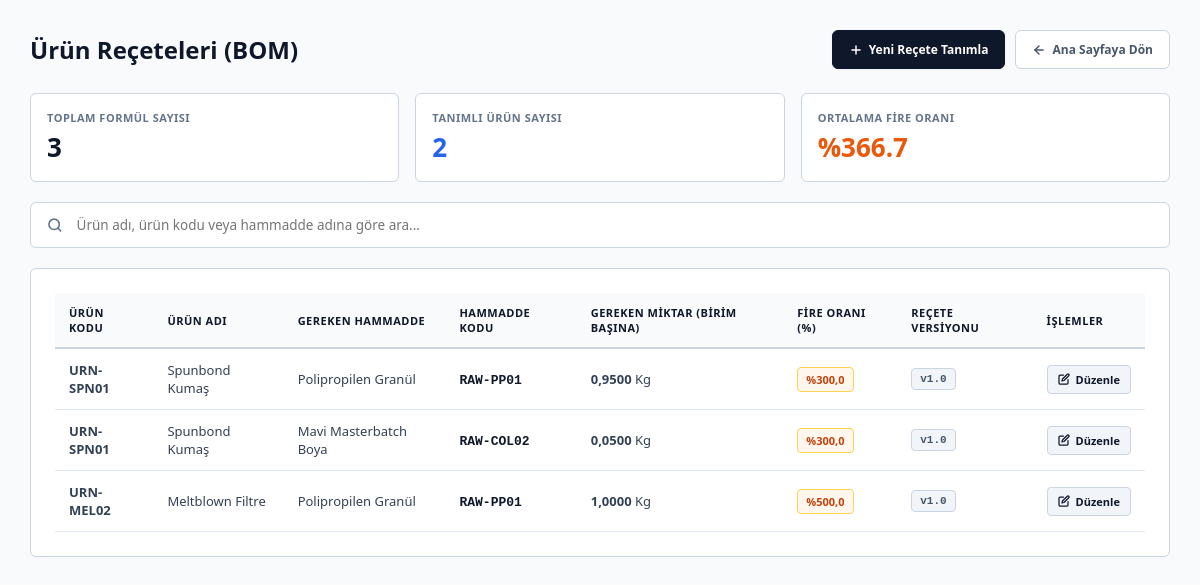
Page /recipes on the earlier database version.
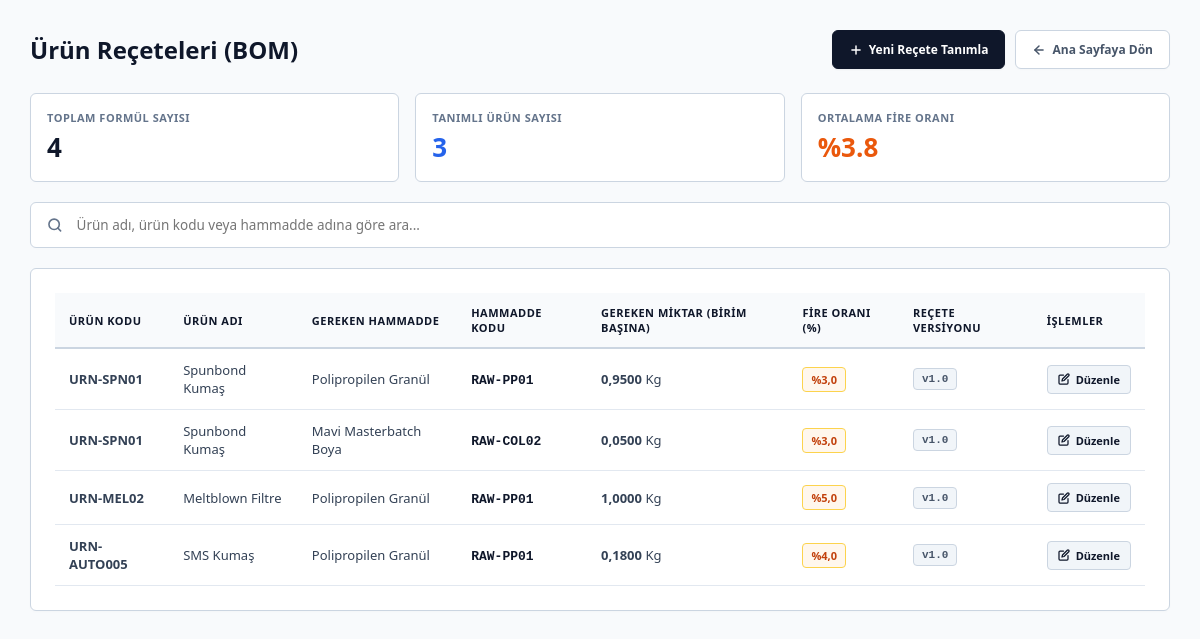
Same page on the later database version.
### app/models.py (models this page shows)
class Recipe(Base):
    __tablename__ = "recipes"
    id: Mapped[int] = mapped_column(primary_key=True, index=True)
    product_id: Mapped[int] = mapped_column(ForeignKey("products.id"), nullable=False)
    raw_material_id: Mapped[int] = mapped_column(ForeignKey("raw_materials.id"), nullable=False)
    quantity_needed: Mapped[float] = mapped_column(Float, nullable=False) # 1 birim ürün için gereken hammadde miktarı (örn: 1 mt için 0.15 kg polipropilen)
    scrap_rate: Mapped[float] = mapped_column(Float, default=0.0, nullable=False) # Fire Oranı (yüzde, örn: 5 = %5)
    version: Mapped[str] = mapped_column(String(20), default="v1.0", nullable=False) # Reçete versiyonu
    product = relationship("Product", back_populates="recipes")
    raw_material = relationship("RawMaterial", back_populates="recipes")

class Product(Base):
    __tablename__ = "products"
    id: Mapped[int] = mapped_column(primary_key=True, index=True)
    product_code: Mapped[str] = mapped_column(String(50), unique=True, nullable=False, index=True) # Örn: URN-SPN01
    product_name: Mapped[str] = mapped_column(String(150), nullable=False)
    product_group: Mapped[str | None] = mapped_column(String(100), nullable=True) # Örn: Spunbond, Meltblown
    standard_width: Mapped[float | None] = mapped_column(Float, nullable=True) # Standart en değeri (cm)
    grammage: Mapped[float | None] = mapped_column(Float, nullable=True) # Standart gramajı (g/m2)
    unit: Mapped[str] = mapped_column(String(20), default="Metre", nullable=False) # Ölçü birimi
    eligible_lines: Mapped[str | None] = mapped_column(String(150), nullable=True) # Üretilebildiği makineler (Örn: "SPL-01,SPL-02")
    is_active: Mapped[bool] = mapped_column(Boolean, default=True, nullable=False)
    orders = relationship("Order", back_populates="product")
    recipes = relationship("Recipe", back_populates="product")

class RawMaterial(Base):
    __tablename__ = "raw_materials"
    id: Mapped[int] = mapped_column(primary_key=True, index=True)
    material_code: Mapped[str] = mapped_column(String(50), unique=True, nullable=False, index=True) # Örn: RAW-PP01
    material_name: Mapped[str] = mapped_column(String(150), nullable=False)
    material_type: Mapped[str | None] = mapped_column(String(100), nullable=True) # Örn: Polimer, Boya
    unit: Mapped[str] = mapped_column(String(20), default="Kg", nullable=False) # Ölçü birimi
    min_stock: Mapped[float] = mapped_column(Float, default=0.0, nullable=False) # Minimum stok
    safety_stock: Mapped[float] = mapped_column(Float, default=0.0, nullable=False) # Emniyet stoğu
    min_order_qty: Mapped[float] = mapped_column(Float, default=0.0, nullable=False) # Minimum sipariş miktarı
    lead_time: Mapped[int] = mapped_column(Integer, default=0, nullable=False) # Tedarik süresi (gün)
    is_active: Mapped[bool] = mapped_column(Boolean, default=True, nullable=False)
    recipes = relationship("Recipe", back_populates="raw_material")
    stocks = relationship("WarehouseStock", back_populates="raw_material")

### app/main.py (the view)
@app.get("/recipes", response_class=HTMLResponse)
def get_recipes(request: Request):
    db = SessionLocal()
    try:
        recipes = db.query(models.Recipe).options(
            joinedload(models.Recipe.product),
            joinedload(models.Recipe.raw_material)
        ).all()
    finally:
        db.close()
    return templates.TemplateResponse(
        request=request,
        name="recipes.html",
        context={
            "title": "Ürün Reçeteleri (BOM) - Üretim Asistanım",
            "recipes": recipes
        }
    )

### app/templates/recipes.html (shortened to what the changed rows need)
<!DOCTYPE html>
<html lang="tr">
<head>
</head>
<body>
    <div class="container">
        <div class="header-container">
            <h1>Ürün Reçeteleri (BOM)</h1>
        </div>
        {% set products_with_recipe = namespace(list=[]) %}
        {% set total_scrap = namespace(value=0) %}
        {% for r in recipes %}
            {% if r.product and r.product.id not in products_with_recipe.list %}
                {% set products_with_recipe.list = products_with_recipe.list + [r.product.id] %}
            {% endif %}
            {% if r.scrap_rate %}{% set total_scrap.value = total_scrap.value + r.scrap_rate %}{% endif %}
        {% endfor %}
        {% set avg_scrap = (total_scrap.value * 100 / recipes | length) if recipes | length > 0 else 0 %}
        <div style="display: grid; grid-template-columns: repeat(3, 1fr); gap: 16px; margin-bottom: 20px;">
            <div style="background: white; border: 1px solid #cbd5e1; border-radius: 6px; padding: 16px; display: flex; flex-direction: column; box-shadow: 0 1px 3px rgba(0,0,0,0.01);">
                <span style="font-size: 11px; font-weight: 700; color: #64748b; text-transform: uppercase; letter-spacing: 0.5px;">Toplam Formül Sayısı</span>
                <span style="font-size: 26px; font-weight: 800; color: #0f172a; margin-top: 4px;">{{ recipes | length }}</span>
            </div>
            <div style="background: white; border: 1px solid #cbd5e1; border-radius: 6px; padding: 16px; display: flex; flex-direction: column; box-shadow: 0 1px 3px rgba(0,0,0,0.01);">
                <span style="font-size: 11px; font-weight: 700; color: #64748b; text-transform: uppercase; letter-spacing: 0.5px;">Tanımlı Ürün Sayısı</span>
                <span style="font-size: 26px; font-weight: 800; color: #2563eb; margin-top: 4px;">{{ products_with_recipe.list | length }}</span>
            </div>
            <div style="background: white; border: 1px solid #cbd5e1; border-radius: 6px; padding: 16px; display: flex; flex-direction: column; box-shadow: 0 1px 3px rgba(0,0,0,0.01);">
                <span style="font-size: 11px; font-weight: 700; color: #64748b; text-transform: uppercase; letter-spacing: 0.5px;">Ortalama Fire Oranı</span>
                <span style="font-size: 26px; font-weight: 800; color: #ea580c; margin-top: 4px;">%{{ "{:.1f}".format(avg_scrap) }}</span>
            </div>
        </div>
        <div class="table-container">
            <div class="table-responsive">
                <table>
                    <thead>
                        <tr>
                            <th>Ürün Kodu</th>
                            <th>Ürün Adı</th>
                            <th>Gereken Hammadde</th>
                            <th>Hammadde Kodu</th>
                            <th>Gereken Miktar (Birim Başına)</th>
                            <th>Fire Oranı (%)</th>
                            <th>Reçete Versiyonu</th>
                            <th>İşlemler</th>
                        </tr>
                    </thead>
                    <tbody id="recipesTableBody">
                        {% if recipes %}
                            {% for recipe in recipes %}
                                <tr class="recipe-row">
                                    <td class="r-prodcode"><strong>{{ recipe.product.product_code }}</strong></td>
                                    <td class="r-prodname">{{ recipe.product.product_name }}</td>
                                    <td class="r-matname">{{ recipe.raw_material.material_name }}</td>
                                    <td><code style="font-weight: 600; color: #0f172a;">{{ recipe.raw_material.material_code }}</code></td>
                                    <td>
                                        <strong>{{ "{:,.4f}".format(recipe.quantity_needed)|replace('.', ',') }}</strong>
                                        {{ recipe.raw_material.unit }}
                                    </td>
                                    <td>
                                        <span class="badge-scrap">%{{ "{:,.1f}".format(recipe.scrap_rate * 100)|replace('.', ',') }}</span>
                                    </td>
                                    <td>
                                        <span class="badge-version">{{ recipe.version }}</span>
                                    </td>
                                    <td>
                                        <a href="/recipes/{{ recipe.id }}/edit" style="display: inline-flex; align-items: center; gap: 6px; text-decoration: none; color: #0f172a; background-color: #f1f5f9; font-weight: 700; font-size: 11px; padding: 6px 10px; border-radius: 4px; border: 1px solid #cbd5e1; transition: all 0.2s ease;">
                                            <svg width="12" height="12" viewBox="0 0 24 24" fill="none" stroke="currentColor" stroke-width="2.5" stroke-linecap="round" stroke-linejoin="round">
                                                <path d="M11 4H4a2 2 0 0 0-2 2v14a2 2 0 0 0 2 2h14a2 2 0 0 0 2-2v-7"></path>
                                                <path d="M18.5 2.5a2.121 2.121 0 1 1 3 3L12 15l-4 1 1-4Z"></path>
                                            </svg>
                                            Düzenle
                                        </a>
                                    </td>
                                </tr>
                            {% endfor %}
                        {% else %}
                            <tr>
                                <td colspan="8" class="no-data">
                                    Sistemde henüz tanımlı ürün reçetesi (BOM) bulunmuyor.
                                </td>
                            </tr>
                        {% endif %}
                    </tbody>
                </table>
            </div>
        </div>
    </div>
</body>
</html>

Differences in the rows shown:
changed Recipe (number 1 of 4 on the later page): scrap_rate "300,0" → "3,0"
changed Recipe "Mavi Masterbatch Boya": scrap_rate "300,0" → "3,0"
changed Recipe "URN-MEL02": scrap_rate "500,0" → "5,0"
added Recipe: product.product_code "URN-AUTO005", product.product_name "SMS Kumaş", raw_material.material_name "Polipropilen Granül", raw_material.material_code "RAW-PP01", quantity_needed "0,1800", raw_material.unit "Kg", scrap_rate "4,0", version "v1.0"
Other differences:
{{ recipes | length }}: "3" → "4"
{{ products_with_recipe.list | length }}: "2" → "3"
{{ "{:.1f}".format(avg_scrap) }}: "366.7" → "3.8"
